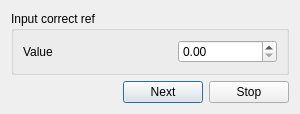
<?xml version="1.0" encoding="UTF-8"?>
<ui version="4.0">
 <class>DialogCorrectRef</class>
 <widget class="QDialog" name="DialogCorrectRef">
  <property name="geometry">
   <rect>
    <x>0</x>
    <y>0</y>
    <width>300</width>
    <height>110</height>
   </rect>
  </property>
  <property name="sizePolicy">
   <sizepolicy hsizetype="Preferred" vsizetype="Preferred">
    <horstretch>0</horstretch>
    <verstretch>0</verstretch>
   </sizepolicy>
  </property>
  <property name="maximumSize">
   <size>
    <width>300</width>
    <height>110</height>
   </size>
  </property>
  <property name="windowTitle">
   <string>Dialog</string>
  </property>
  <layout class="QGridLayout" name="gridLayout">
   <item row="0" column="0">
    <layout class="QVBoxLayout" name="verticalLayout_2">
     <item>
      <widget class="QGroupBox" name="groupBox">
       <property name="title">
        <string>Input correct ref</string>
       </property>
       <layout class="QVBoxLayout" name="verticalLayout">
        <item>
         <layout class="QHBoxLayout" name="horizontalLayout">
          <item>
           <widget class="QLabel" name="label_Val">
            <property name="text">
             <string>Value</string>
            </property>
           </widget>
          </item>
          <item>
           <spacer name="horizontalSpacer_2">
            <property name="orientation">
             <enum>Qt::Horizontal</enum>
            </property>
            <property name="sizeType">
             <enum>QSizePolicy::Fixed</enum>
            </property>
            <property name="sizeHint" stdset="0">
             <size>
              <width>50</width>
              <height>20</height>
             </size>
            </property>
           </spacer>
          </item>
          <item>
           <widget class="QDoubleSpinBox" name="doubleSpinBox_Val"/>
          </item>
         </layout>
        </item>
       </layout>
      </widget>
     </item>
     <item>
      <layout class="QHBoxLayout" name="horizontalLayout_2">
       <item>
        <spacer name="horizontalSpacer">
         <property name="orientation">
          <enum>Qt::Horizontal</enum>
         </property>
         <property name="sizeHint" stdset="0">
          <size>
           <width>40</width>
           <height>20</height>
          </size>
         </property>
        </spacer>
       </item>
       <item>
        <widget class="QPushButton" name="pushButton_Next">
         <property name="text">
          <string>Next</string>
         </property>
        </widget>
       </item>
       <item>
        <widget class="QPushButton" name="pushButton_STOP">
         <property name="text">
          <string>Stop</string>
         </property>
        </widget>
       </item>
      </layout>
     </item>
    </layout>
   </item>
  </layout>
 </widget>
 <resources/>
 <connections/>
</ui>
